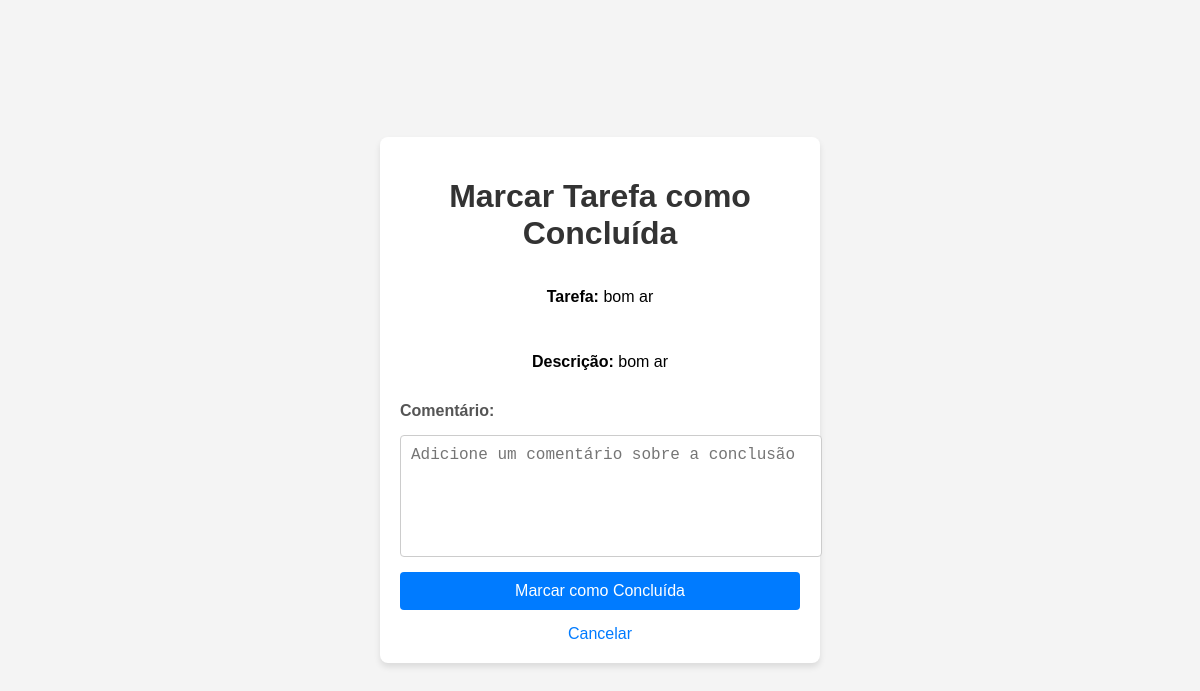
The app's page /done/1, older data.
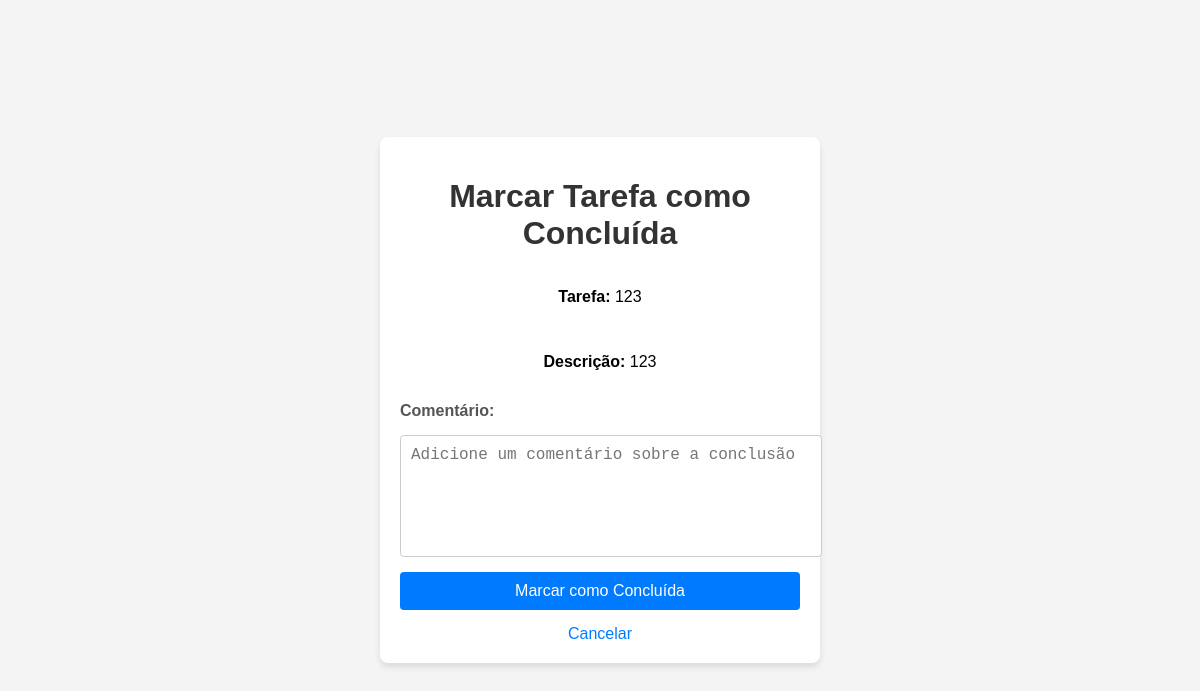
The same page, newer data.
### app/models/task.py (models this page shows, shortened)
class Task(db.Model):
    id = db.Column(db.Integer, primary_key=True)
    title = db.Column(db.String(100), nullable=False)
    description = db.Column(db.String(200), nullable=True)
    date = db.Column(db.DateTime, nullable=True)
    done = db.Column(db.Boolean, default=False)
    done_comment = db.Column(db.String(300), nullable=True)
    user_email = db.Column(db.String(120), nullable=False)

### app/routes/home.py (the view)
@home_bp.route('/done/<int:id>', methods=['GET', 'POST'])
def mark_task_done(id):
    task = Task.query.get(id)
    if not task:
        return "Tarefa não encontrada", 404
    if request.method == 'POST':
        task.done = True
        task.done_comment = request.form.get('done_comment')
        db.session.commit()
        return redirect(url_for('home.list_tasks'))
    return render_template('done.html', task=task)

### app/templates/done.html (shortened to what this page needs)
<!DOCTYPE html>
<html lang="pt-br">
  <head>
  </head>
  <body>
    <div class="container">
      <h1>Marcar Tarefa como Concluída</h1>
      <form
        action="{{ url_for('home.mark_task_done', id=task.id) }}"
        method="POST"
      >
        <p><strong>Tarefa:</strong> {{ task.title }}</p>
        <p><strong>Descrição:</strong> {{ task.description }}</p>
        <label for="done_comment">Comentário:</label>
        <textarea
          id="done_comment"
          name="done_comment"
          placeholder="Adicione um comentário sobre a conclusão"
        ></textarea>
        <button type="submit">Marcar como Concluída</button>
      </form>
      <a href="{{ url_for('home.list_tasks') }}">Cancelar</a>
    </div>
  </body>
</html>

Row changes from the older to the newer data that the page shows:
changed Task: title "bom ar" → "123"; description "bom ar" → "123"
